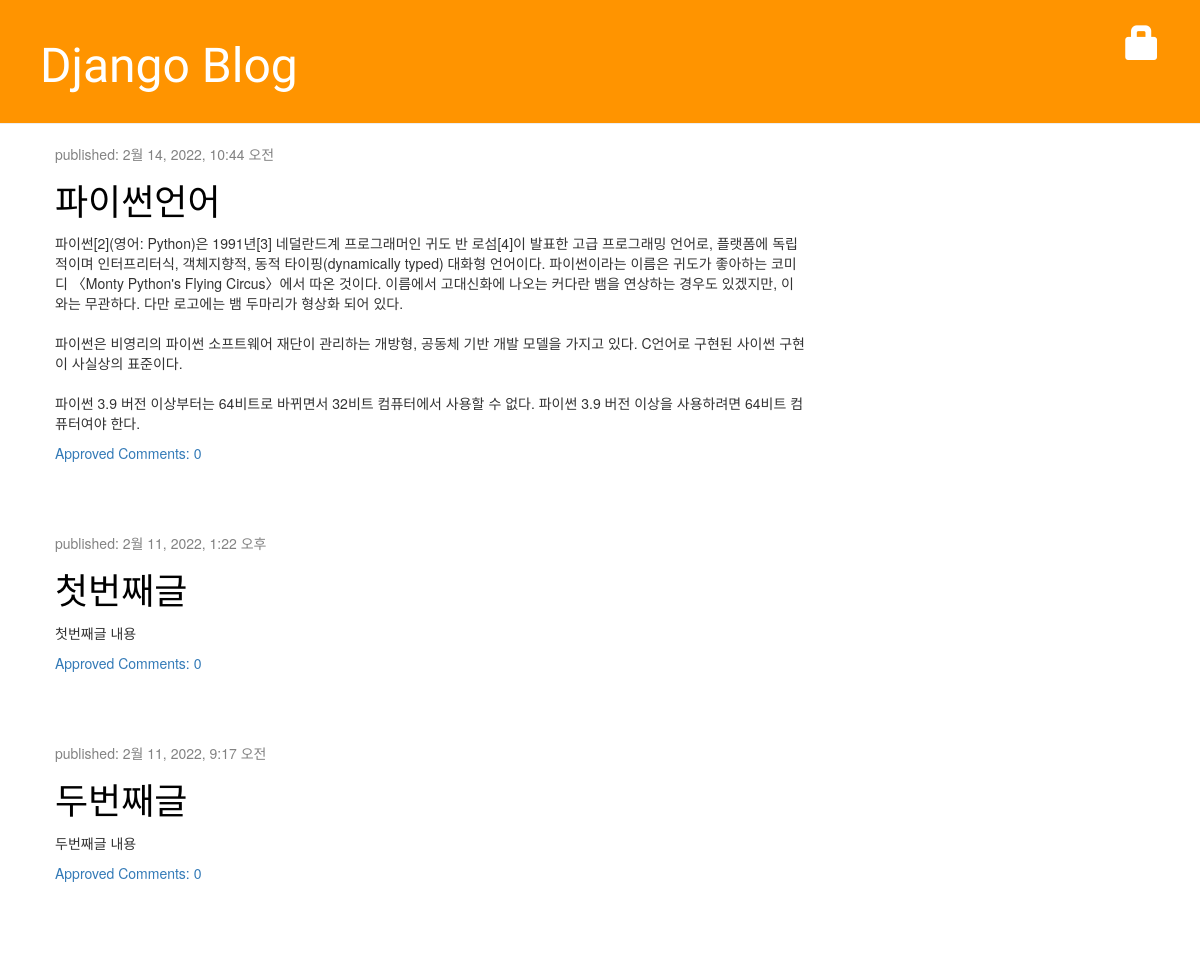
The page /blog/ on the database as committed earlier.
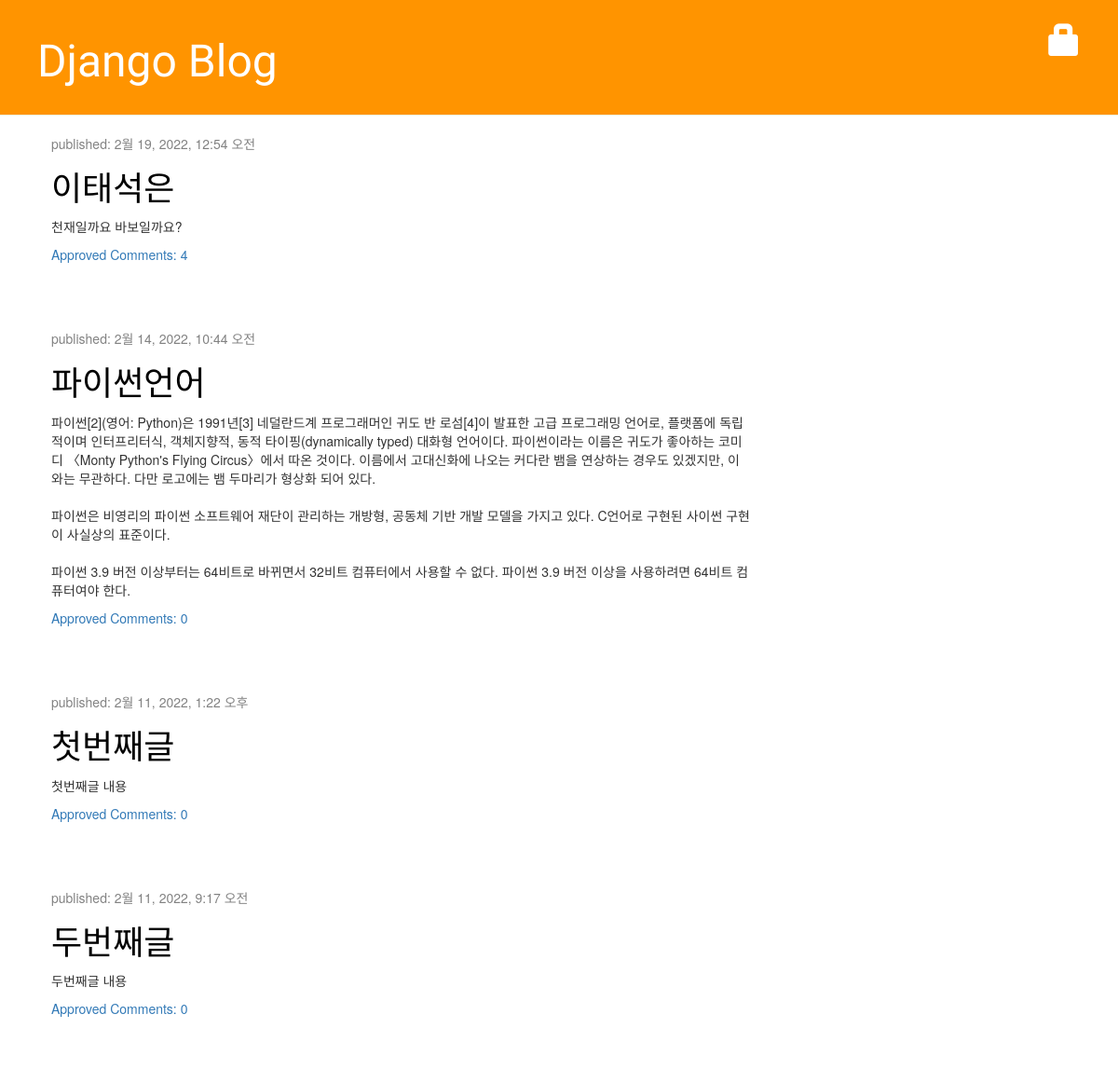
The same page on the database as committed later.
### blog/models.py (models this page shows, shortened)
class Post(models.Model):
    author = models.ForeignKey('auth.User', on_delete=models.CASCADE)
    title = models.CharField(max_length=200, validators=[min_length_2_validator])
    text = models.TextField()
    created_date = models.DateTimeField(default=timezone.now)
    published_date = models.DateTimeField(blank=True, null=True)
    def approved_comments(self):
        return self.comments.filter(approved_comment=True)

### blog/views.py (the view)
# urls.py: path('', views.post_list, name='post_list_home'),
def post_list(request):
    my_name = '장고웹프레임워크'
    http_method = request.method
    posts = Post.objects.filter(published_date__lte=timezone.now()).order_by('-published_date')
    return render(request, 'blog/post_list.html', {'post_list': posts})

### blog/templates/blog/post_list.html
{% extends 'blog/base.html' %}
{% block content %}
    {% for post in post_list %}
        <div class="post">
            <div class="date">
                <p>published: {{ post.published_date }}</p>
            </div>
            <h1><a href="{% url 'post_detail' pk=post.pk %}">{{ post.title }}</a></h1>
            <p>{{ post.text| linebreaksbr }}</p>
            <a href="{% url 'post_detail' pk=post.pk %}">Approved Comments: {{ post.approved_comments.count }}</a>
        </div>
    {% empty %}
        <p>Blog(글)이 없습니다.</p>
    {% endfor %}
{% endblock %}

### blog/templates/blog/base.html (shortened to what this page needs)
<!DOCTYPE html>
{% load static %}
<html lang="ko">
<head>
    <link rel="stylesheet" href="https://maxcdn.bootstrapcdn.com/bootstrap/3.3.2/css/bootstrap.min.css">
    <link rel="stylesheet" href="https://maxcdn.bootstrapcdn.com/bootstrap/3.3.2/css/bootstrap-theme.min.css">
    <link rel="stylesheet" href="{% static 'css/blog.css' %}">
</head>
<body>
    <div class="page-header">
        {% if user.is_authenticated %}
            <a href="{% url 'post_new' %}" class="top-menu">
                <span class="glyphicon glyphicon-plus"></span>
            </a>
            <p class="top-menu">Hello {{ user.username }}
                <small>
                    (<a href="" onclick="logout()">Logout</a>)
                </small>
            </p>
        {% else %}
            <a href="{% url 'login' %}" class="top-menu">
                <span class="glyphicon glyphicon-lock"></span></a>
        {% endif %}
        <h1><a href="{% url 'post_list_home' %}">Django Blog</a></h1>
    </div>
    <div class="content container">
        <div class="row">
            <div class="col-md-8">
                {% block content %}
                {% endblock %}
            </div>
        </div>
    </div>
</body>
</html>

### blog/static/css/blog.css (style rules this page uses)
.page-header { background-color: #ff9400; margin-top: 0; padding: 20px 20px 20px 40px; }
.page-header h1, .page-header h1 a, .page-header h1 a:visited, .page-header h1 a:active { color: #ffffff; font-size: 36pt; text-decoration: none; }
.content { margin-left: 40px; }
h1, h2, h3, h4 { font-family: 'Lobster', cursive; }
.date { color: #828282; }
.top-menu, .top-menu:hover, .top-menu:visited { color: #ffffff; float: right; font-size: 26pt; margin-right: 20px; }
.post { margin-bottom: 70px; }
.post h1 a, .post h1 a:visited { color: #000000; }

Rows that differ between the two databases and show on the page:
added Post: published_date "2월 19, 2022, 12:54 오전", title "이태석은", text "천재일까요 바보일까요?", approved_comments.count "4"
